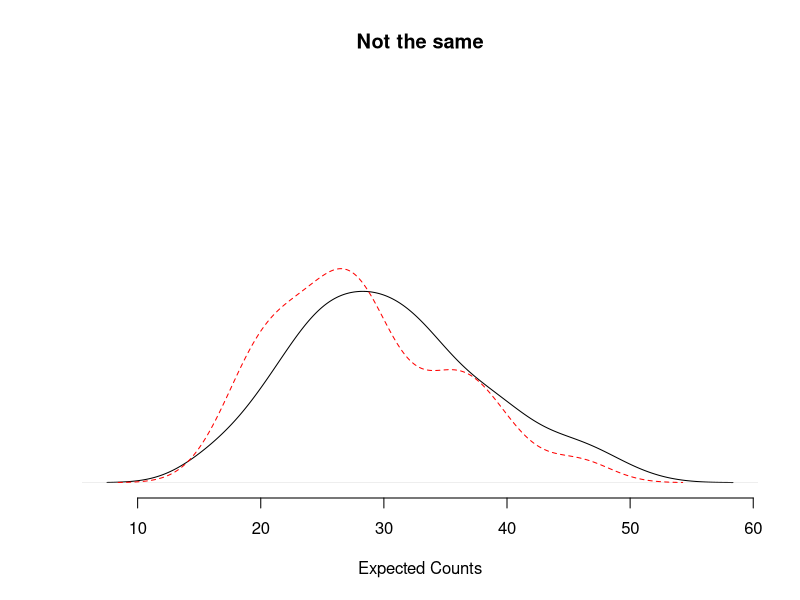
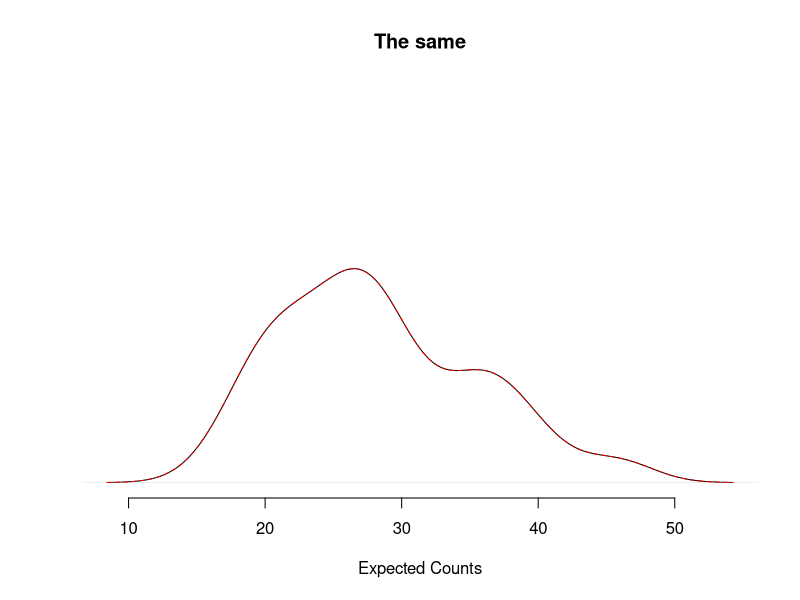
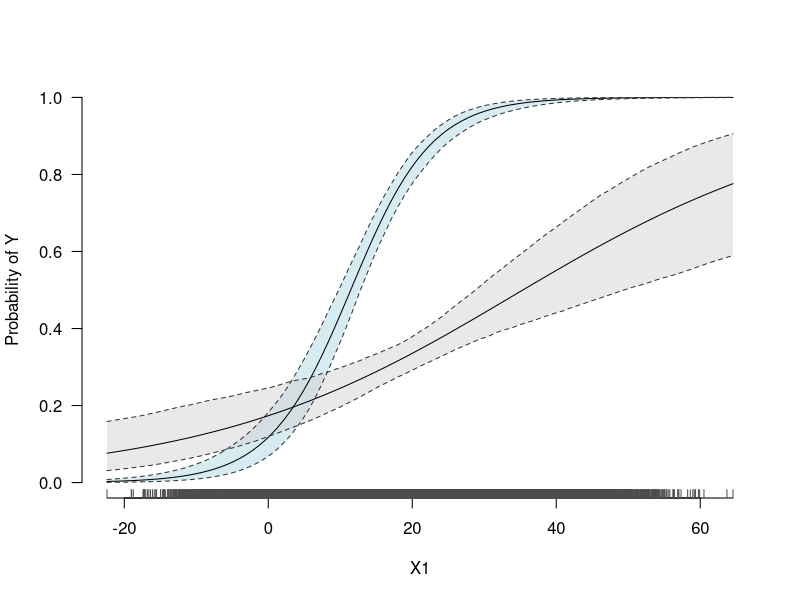
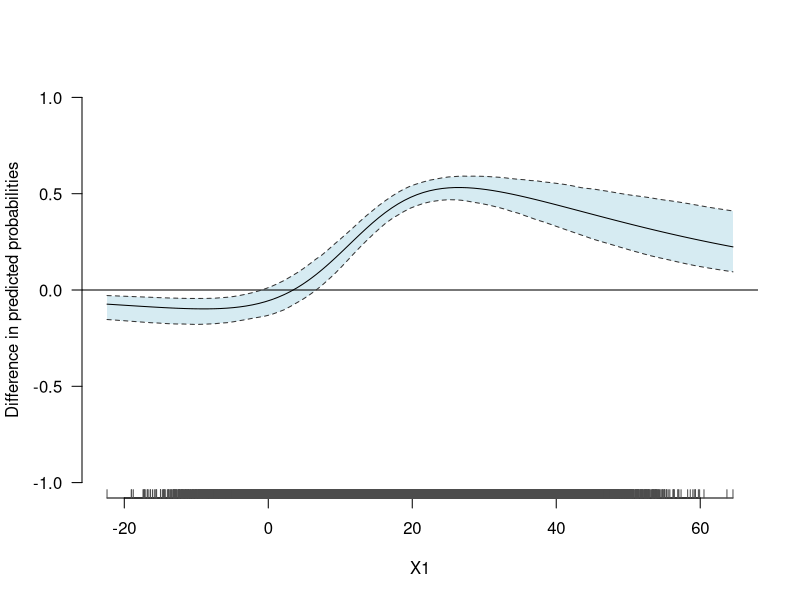

Here is the R script that generated these plots, in order:
## ---- chunk 1

rm(list = ls())

## ---- chunk 2

my.lucky.number <- 5

my.first.name <- "Sebastian"

my.last.name <- "Sternberg"


my.lucky.number

my.first.name

my.last.name

## ---- chunk 3
vec.ex <- c(seq(1, 10, 2), seq(45, 98, 2.5))

mean(vec.ex)

exercise.mean <- mean(vec.ex)

var(vec.ex)

exercise.var <- var(vec.ex)
## ---- chunk 4

theta <- 0.02

set.seed(123)
lambda1 <- runif(100, 22, 34)


set.seed(123)
exp.auto <- sapply(lambda1, function(x) mean(rnbinom(1000, size = theta, mu = lambda1[x])))

mean.auto <- rep(NA, length(lambda1))

set.seed(123)
for(i in 1:length(lambda1)){

mean.auto[i] <- mean(rnbinom(1000, size = theta, mu = lambda1[i]))

}


plot(density(exp.auto),
     ylim = c(0, 0.1),
     main = "Not the same",
     xlab = "Expected Counts",
     yaxt = "n", ylab = "", 
     bty = "n")
lines(density(mean.auto), lty = "dashed", col = "red")

## ---- chunk 5

#?sapply

## ---- chunk 6

seq <- 4:10

res.for <- rep(NA, length(seq))

for(i in 1:length(seq)){
res.for[i] <-   seq[i] + 2
}

res.sapplyWrong <- sapply(seq, function(x) seq[x] + 2)

res.sapplyRight <- sapply(seq, function(x) x + 2)


cbind(res.for,
res.sapplyWrong,
res.sapplyRight)

## ---- chunk 7


theta <- 0.02

set.seed(123)
lambda1 <- runif(100, 22, 34)


set.seed(123)
exp.auto <- sapply(lambda1, function(x) mean(rnbinom(1000, size = theta, mu = x)))

mean.auto <- rep(NA, length(lambda1))

set.seed(123)
for(i in 1:length(lambda1)){

mean.auto[i] <- mean(rnbinom(1000, size = theta, mu = lambda1[i]))

}


plot(density(exp.auto),
     ylim = c(0, 0.1),
     main = "The same",
     xlab = "Expected Counts",
     yaxt = "n", ylab = "", 
     bty = "n")
lines(density(mean.auto), lty = "dashed", col = "red")

## ---- chunk 8


# Population Size

n <- 100000

# True Parameters

beta0 <- -2
beta1 <- 0.3
beta2 <- 0.5
beta3 <- -0.2

# Independent Variables

X1 <- rnorm(n, 20, 10)
X2 <- rnorm(n, 1, 0.5)

# Our Systematic component

mu <- beta0 + beta1*X1 + beta2*X2 + beta3*X1*X2

# Now we generate p via the logit response function

p <- (exp(mu)) / (1 + exp(mu))


# As we observe only 0 or 1 we need to put p in a binomial distribution

Y <- rbinom(n, 1, p)

# That's our full population.

pop <- data.frame(Y, X1, X2)

# Let's work with a sample from our population

data <- pop[sample(1:10000, 1000), ]


# Now we can run the model...

m1 <- glm(Y ~ X1 + X2 + X1*X2, data = data, family = binomial(link = logit))

summary(m1)
## ---- chunk 9

gamma.hat <- coef(m1)
V.hat <- vcov(m1)

library(MASS)
S <- mvrnorm(1000, gamma.hat, V.hat)
## ---- chunk 10
X1.sim <- seq(min(X1), max(X1), length.out = 100)

X2.lo <- quantile(X2, 0.25)
X2.hi <- quantile(X2, 0.75)

scenario.X2lo <- cbind(1, X1.sim, X2.lo, X1.sim*X2.lo)
scenario.X2hi <- cbind(1, X1.sim, X2.hi, X1.sim*X2.hi)

Xbeta.lo <- S %*% t(scenario.X2lo)
Xbeta.hi <- S %*% t(scenario.X2hi)

dim(Xbeta.lo)
dim(Xbeta.hi)

# To get expected values for p, we need to plug in the Xbeta values into
# the response function to get simulatd probabilities

p.sim.lo <- (exp(Xbeta.lo))/ (1 + exp(Xbeta.lo))
p.sim.hi <- (exp(Xbeta.hi))/ (1 + exp(Xbeta.hi))

dim(p.sim.lo)
dim(p.sim.hi)


# Means and Quantiles

p.mean.lo <- apply(p.sim.lo, 2, mean)
p.qu.lo <- t(apply(p.sim.lo, 2, quantile, prob = c(0.025, 0.975)))

p.mean.hi <- apply(p.sim.hi, 2, mean)
p.qu.hi <- t(apply(p.sim.hi, 2, quantile, prob = c(0.025, 0.975)))

## C. Plot

plot(X1.sim, p.mean.lo, type="n",
     ylim = c(0, 1),
     ylab = "Probability of Y",
     xlab = "X1",
     bty = "n",
     las = 1)

polygon(c(rev(X1.sim), X1.sim), c(rev(p.qu.lo[,2]), p.qu.lo[,1]),
        col = adjustcolor("lightblue", alpha = 0.5),
        border = NA)

polygon(c(rev(X1.sim), X1.sim), c(rev(p.qu.hi[,2]), p.qu.hi[,1]),
        col = adjustcolor("lightgray", alpha = 0.5),
        border = NA)


lines(X1.sim, p.mean.lo, lwd = 1)
lines(X1.sim, p.qu.lo[, 1], lty = "dashed", col = "gray20")
lines(X1.sim, p.qu.lo[, 2], lty = "dashed", col = "gray20")


lines(X1.sim, p.mean.hi, lwd = 1)
lines(X1.sim, p.qu.hi[, 1], lty = "dashed", col = "gray20")
lines(X1.sim, p.qu.hi[, 2], lty = "dashed", col = "gray20")


# Add a "histogram" of actual X1-values.

axis(1, at = X1,
     col.ticks = "gray30",
     labels = FALSE, tck = 0.02) 

## ---- chunk 11

fd <- p.sim.lo - p.sim.hi

fd.mean <- apply(fd, 2, mean)

fd.qu <- t(apply(fd, 2, quantile, prob = c(0.025, 0.975)))



plot(X1.sim, fd.mean, type="n",
     ylim = c(-1, 1),
     ylab = "Difference in predicted probabilities",
     xlab = "X1",
     bty = "n",
     las = 1)

polygon(c(rev(X1.sim), X1.sim), c(rev(fd.qu[,2]), fd.qu[,1]),
        col = adjustcolor("lightblue", alpha = 0.5),
        border = NA)

abline(h = 0)
lines(X1.sim, fd.mean, lwd = 1)
lines(X1.sim, fd.qu[, 1], lty = "dashed", col = "gray20")
lines(X1.sim, fd.qu[, 2], lty = "dashed", col = "gray20")


axis(1, at = X1,
     col.ticks = "gray30",
     labels = FALSE, tck = 0.02) 

